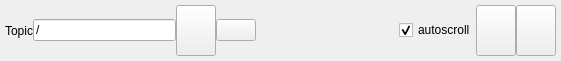
<?xml version="1.0" encoding="UTF-8"?>
<ui version="4.0">
 <class>DataPlotWidget</class>
 <widget class="QWidget" name="DataPlotWidget">
  <property name="geometry">
   <rect>
    <x>0</x>
    <y>0</y>
    <width>561</width>
    <height>61</height>
   </rect>
  </property>
  <property name="acceptDrops">
   <bool>true</bool>
  </property>
  <property name="windowTitle">
   <string>Distribution</string>
  </property>
  <layout class="QVBoxLayout" name="verticalLayout">
   <property name="spacing">
    <number>0</number>
   </property>
   <property name="margin">
    <number>0</number>
   </property>
   <item>
    <layout class="QHBoxLayout" name="dataPlotControls">
     <property name="spacing">
      <number>0</number>
     </property>
     <property name="margin">
      <number>5</number>
     </property>
     <item>
      <widget class="QLabel" name="label">
       <property name="text">
        <string>Topic</string>
       </property>
      </widget>
     </item>
     <item>
      <widget class="QLineEdit" name="topic_edit">
       <property name="text">
        <string>/</string>
       </property>
      </widget>
     </item>
     <item>
      <widget class="QPushButton" name="subscribe_topic_button">
       <property name="sizePolicy">
        <sizepolicy hsizetype="Preferred" vsizetype="Preferred">
         <horstretch>0</horstretch>
         <verstretch>0</verstretch>
        </sizepolicy>
       </property>
       <property name="contextMenuPolicy">
        <enum>Qt::DefaultContextMenu</enum>
       </property>
       <property name="toolTip">
        <string>add topic to plot</string>
       </property>
       <property name="iconSize">
        <size>
         <width>16</width>
         <height>16</height>
        </size>
       </property>
      </widget>
     </item>
     <item>
      <widget class="QPushButton" name="remove_topic_button">
       <property name="iconSize">
        <size>
         <width>16</width>
         <height>16</height>
        </size>
       </property>
      </widget>
     </item>
     <item>
      <spacer name="spacer">
       <property name="orientation">
        <enum>Qt::Horizontal</enum>
       </property>
       <property name="sizeHint" stdset="0">
        <size>
         <width>40</width>
         <height>20</height>
        </size>
       </property>
      </spacer>
     </item>
     <item>
      <widget class="QCheckBox" name="autoscroll_checkbox">
       <property name="text">
        <string>autoscroll</string>
       </property>
       <property name="checked">
        <bool>true</bool>
       </property>
      </widget>
     </item>
     <item>
      <widget class="QPushButton" name="pause_button">
       <property name="sizePolicy">
        <sizepolicy hsizetype="Preferred" vsizetype="Preferred">
         <horstretch>0</horstretch>
         <verstretch>0</verstretch>
        </sizepolicy>
       </property>
       <property name="toolTip">
        <string>pause plot</string>
       </property>
       <property name="iconSize">
        <size>
         <width>16</width>
         <height>16</height>
        </size>
       </property>
       <property name="checkable">
        <bool>true</bool>
       </property>
      </widget>
     </item>
     <item>
      <widget class="QPushButton" name="clear_button">
       <property name="sizePolicy">
        <sizepolicy hsizetype="Preferred" vsizetype="Preferred">
         <horstretch>0</horstretch>
         <verstretch>0</verstretch>
        </sizepolicy>
       </property>
       <property name="toolTip">
        <string>clear plot</string>
       </property>
       <property name="iconSize">
        <size>
         <width>16</width>
         <height>16</height>
        </size>
       </property>
      </widget>
     </item>
    </layout>
   </item>
   <item>
    <layout class="QHBoxLayout" name="data_plot_layout">
     <property name="spacing">
      <number>0</number>
     </property>
    </layout>
   </item>
  </layout>
 </widget>
 <resources/>
 <connections/>
</ui>
